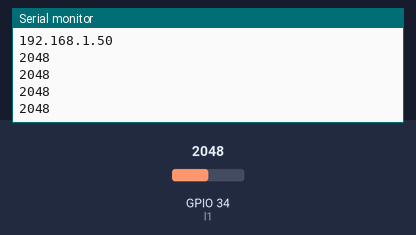
Bench run of a sketch on a simulated ESP32. On the bench: the last lines printed to the serial monitor. Inputs (shaded band) come from the test bench; at power-on: GPIO 34 (l1) = 2048. WiFi joins after 1.5 s; servers stay silent unless stated.

Above: at 2.7 s.
2.8 s: GPIO 34 (l1) set to 2866
At 3.14 s:
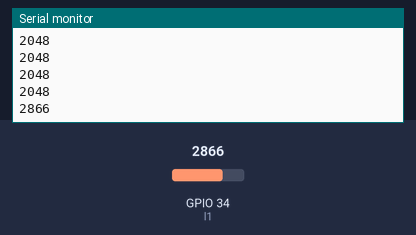
4.3 s: GPIO 34 (l1) set to 3603
At 4.39 s:
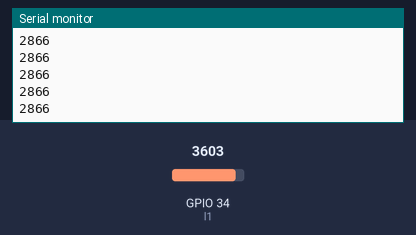
Timing chart, 0 to 7.3 s (numbered marks = the images above; inputs shaded):
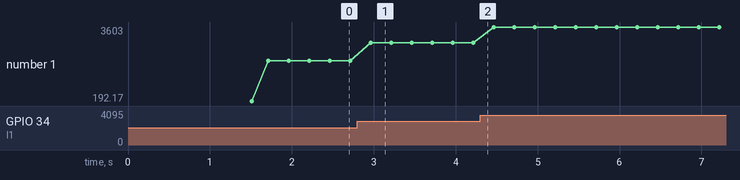

Measured:
- after the input at 2.8 s, the serial monitor: prints a new line after 0.16 s (image 1)
- plotted number 1: 2048 → 2866 after the input at 2.8 s, 2866 → 3603 after the input at 4.3 s

The sketch:

light_sensor_wifi_test.ino
```cpp
#include "WiFi.h"
const uint16_t port = 8090;
const char * host = "172.27.128.205";
WiFiClient client;

//can only use ADC1 pins with wifi
int l1 = 34;

void setup() {
  // put your setup code here, to run once:
  Serial.begin(115200);

  //handle wifi connectivity
  WiFi.mode(WIFI_MODE_STA);
  delay(10);
  WiFi.begin("yale wireless");
  Serial.println("Connecting.");
  while(WiFi.status() != WL_CONNECTED) {
    Serial.println(".");
    delay(500);
  }
  Serial.println("WiFi connected - IP address: ");
  Serial.println(WiFi.localIP());


}

void loop() {

  //handle connectivity errors
  if (!client.connect(host, port)) {
        Serial.println("Connection to host failed");
        delay(10);
        return;
    }

  // read sensor vals
  int lval1 = analogRead(l1);
  Serial.println(lval1, DEC);
  client.println(String(lval1));
  delay(50);

}
```
